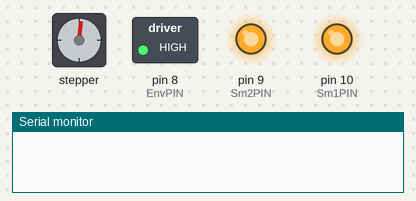
The sketch below on a simulated Arduino Uno, built with avr-gcc and run on an emulated ATmega328P. Shown: stepper motor, switched loads named in the sketch (green lamp = pin HIGH), output pins drawn as LEDs (lit = HIGH), the last lines printed to the serial monitor. Stepper angles assume 1600 steps per turn; pins used as bus, display or sensor lines are not drawn.

Above: at 3.05 s.
At 3.55 s:
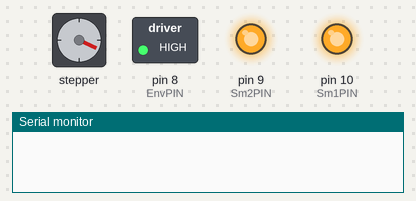
At 4.05 s:
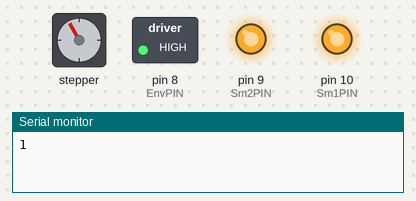
At 5.0 s:
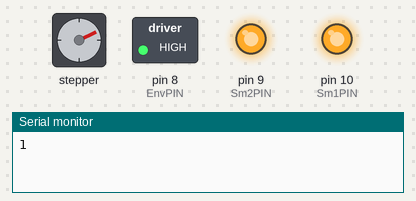
Timing chart, 0 to 7.6 s (numbered marks = the images above):
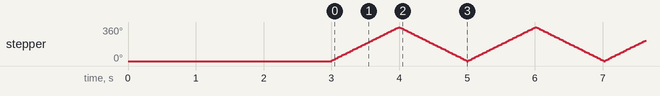

Measured:
- by itself, stepper: turns 360° clockwise in 0.99 s, then 360° counter-clockwise in 0.99 s, repeating every 2.0 s

The sketch:

SE-SM243_1.ino
```cpp
//스텝각 테스트
//Half Step -> 1600 스텝 = 360도 0.225도  / 200 스텝 =
//Quarter Step -> 1600 *2 =360도 0.1125도
//Eighth Step -> 1600*4 = 360도 0.05625도
//Sixteenth Step -> 1600*8 =360도 0.028125도
//
#include <Stepper.h>

const int stepsPerRevolution = 1600; // 모터 스탭각이 1.8도 이므로 360/1.8=200입력
Stepper myStepper(stepsPerRevolution, 12,11); // 모터의 Dir 핀과 Clk 핀 번호 입력

int DirPIN = 12; // 1번자리
int ClkPIN = 11; // 2번자리
int Sm1PIN = 10; //5번자리
int Sm2PIN = 9; // 6번자리
int EnvPIN = 8; // 8번자리

int a = 0;     //  gen counter (회전수를 기록하는 카운터)
int revDw=1;
int revUp= 2800;

void setup()
{
  pinMode(DirPIN, OUTPUT);
  pinMode(ClkPIN, OUTPUT);
  pinMode(Sm1PIN, OUTPUT);
  pinMode(Sm2PIN, OUTPUT);
  pinMode(EnvPIN, OUTPUT);


  /*
     Sm1  Sm2
     H      H  :Half Step
     H      L  :Quarter Step
     L      H  :Eighth Step
     L      L  :Sixteeth Step
  */
  digitalWrite(DirPIN, HIGH);
  digitalWrite(ClkPIN, LOW);
  digitalWrite(Sm1PIN, HIGH);  // Set Micro stepping to 1/8
  digitalWrite(Sm2PIN, HIGH);  //스탭모드를 L H(1/8)로 설정
  digitalWrite(EnvPIN, HIGH);   // 모터 구동부 Enable

  myStepper.setSpeed(60);// set the motor speed (for multiple steps only):
  Serial.begin(9600);
  delay(3000);
}
int i=0;
void loop () {
  i++;
  myStepper.step(stepsPerRevolution); //스텝모터 한바퀴
  Serial.println(i);
  myStepper.step(-stepsPerRevolution);

}
```
